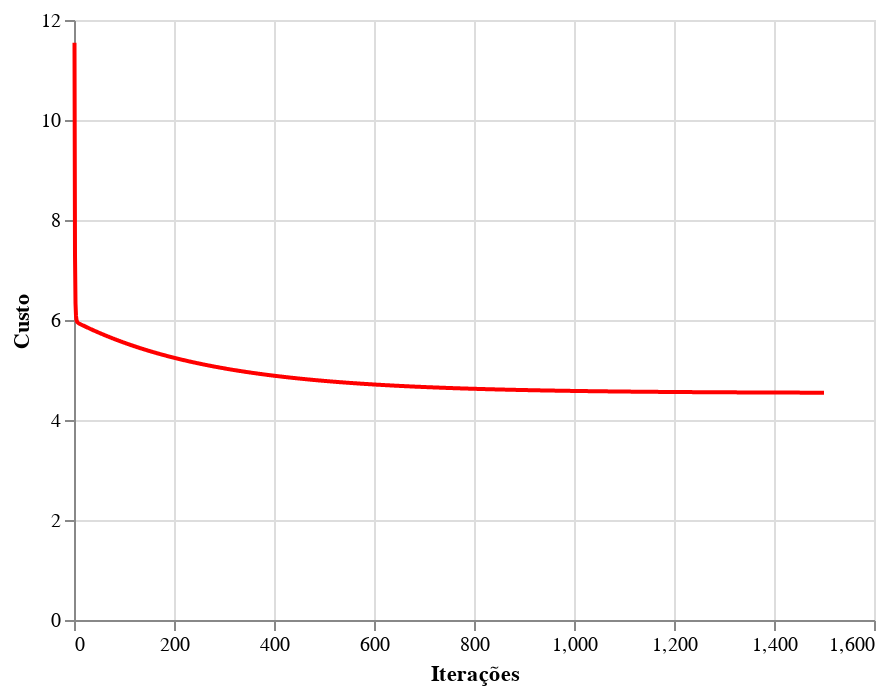

The cell this chart's notebook holds for it:
### Code cell
alt.Chart(df_custo).mark_line(color='red').encode(
    x=alt.X('Iteracoes',axis=alt.Axis(title='Iterações')),
    y=alt.Y('Custo',axis=alt.Axis(title='Custo'))
)

### Figure 1 — Vega-Lite specification as saved in the notebook (floating-point values rounded to 4 significant figures; data arrays with more than 128 entries replaced by an {"elided": "..."} marker saying what was removed)
{"config": {"view": {"continuousWidth": 400, "continuousHeight": 300}}, "data": {"name": "data-cde27797fd6007b3c5f235a9972ecc6d"}, "mark": {"type": "line", "color": "red"}, "encoding": {"x": {"type": "quantitative", "axis": {"title": "Iterações"}, "field": "Iteracoes"}, "y": {"type": "quantitative", "axis": {"title": "Custo"}, "field": "Custo"}}, "$schema": "https://vega.github.io/schema/vega-lite/v4.0.2.json", "datasets": {"data-cde27797fd6007b3c5f235a9972ecc6d": {"elided": "1500 records"}}}
